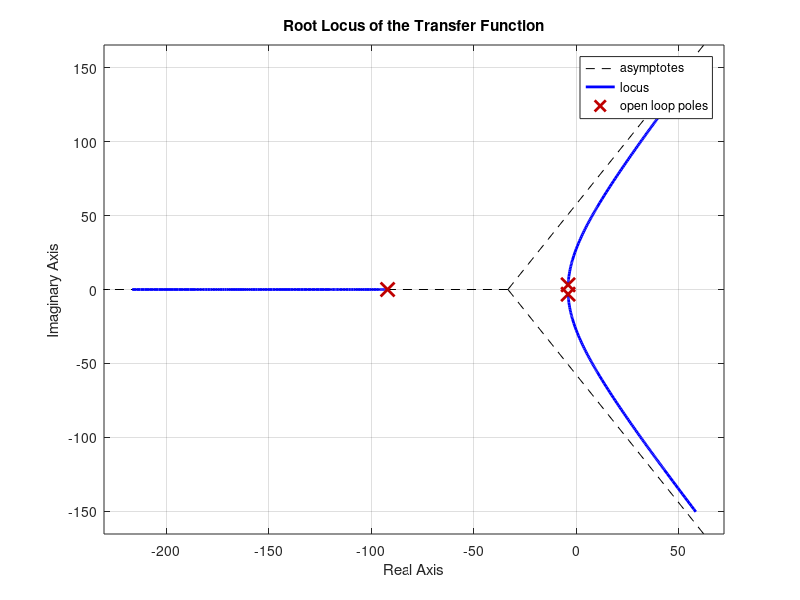

MATLAB code to generate this figure:
clc
clear all 
kc=0.25
num=[125*kc]
denum=[0.01 0 1 125*kc]
sys = tf(num, denum)
% Plot the root locus
figure (1)
rlocus(sys)
title('Root Locus of the Transfer Function');
grid on;
%% PD
clc
clear all 
kc=0.25
td=0.315
num=125 * kc * [td, 1]
denum=[0.01, 1, 125 * kc * td, 125 * kc]
sys = tf(num, denum)
% Plot the root locus
figure (1)
rlocus(sys)
title('Root Locus of the Transfer Function');
grid on;
%%
%%PV
clc
clear all 
kp= 0.1937 
td=0.315
kv= 0.061
num=125 * kp
denum=[0.01, 1, 125 * kv, 125 * kp]
sys = tf(num, denum)
% Plot the root locus
figure (1)
rlocus(sys)
title('Root Locus of the Transfer Function');
grid on;
